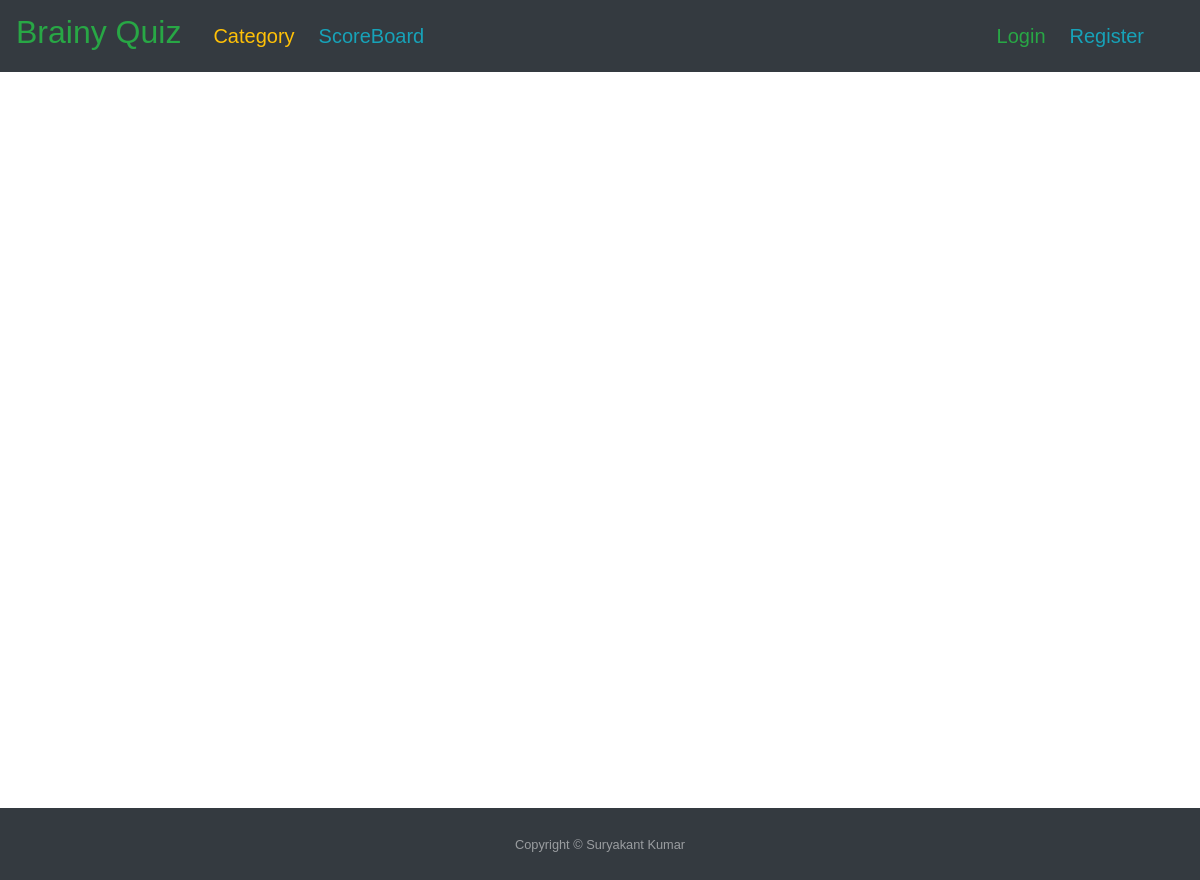
The page /category/6/ on the database as committed earlier.
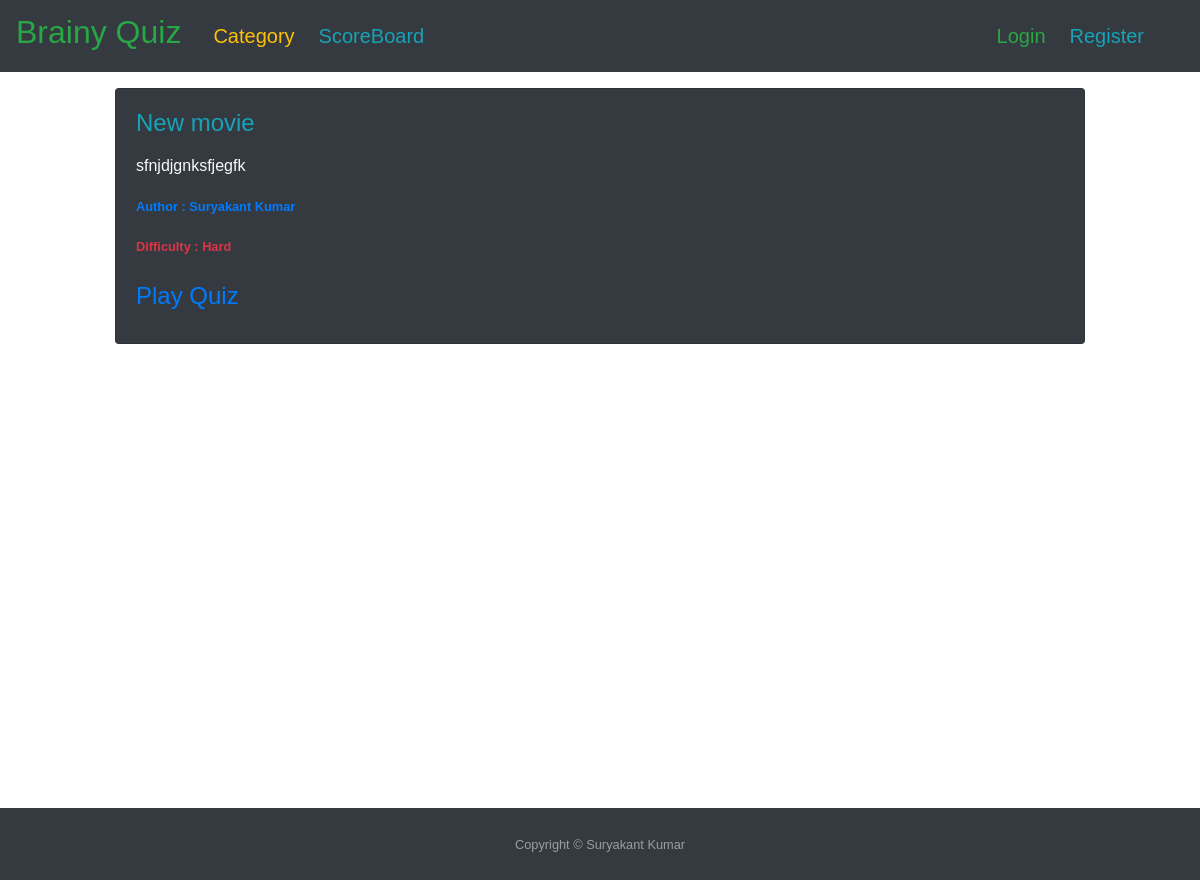
The same page on the database as committed later.
### quiz/models.py (models this page shows, shortened)
class Quiz(models.Model):
    difficulty_choices = [
        ('H', 'Hard'),
        ('M', 'Medium'),
        ('E', 'Easy')
    ]
    title = models.CharField(max_length=200)
    description = models.TextField(max_length=1000, blank=True, null=True)
    average_score = models.IntegerField(default=0, blank=True, null=True)
    difficulty = models.CharField(max_length=10, choices=difficulty_choices, default='F')
    date_posted = models.DateTimeField(default=timezone.now)
    author = models.ForeignKey(User, null=False, blank=False, on_delete=models.CASCADE)
    category = models.ForeignKey(Category, null=False, blank=False, on_delete=models.CASCADE)
    class Meta:
        ordering = ['-date_posted']

### quiz/views.py (the view)
# urls.py: path('category/<int:category_id>/', views.category_detail_view, name='category-detail'),
def category_detail_view(request, category_id):
    objects = Quiz.objects.filter(
        category__id=category_id).select_related('author')
    template_name = 'quiz/category_detail.html'
    context = {"related_quiz": objects}
    return render(request, template_name, context)

### quiz/templates/quiz/category_detail.html (shortened to what this page needs)
{% extends 'base.html' %}
{% block content %}
<div class="col-12 col-md-10 mb-3 mx-auto mt-3">
    {% for quiz in related_quiz %}
    <div class="card bg-dark text-light mb-1">
        <div class="card-body">
            <div class="mb-4">
                <h4 class="card-title text-info">
                    {{ quiz.title }}
                </h4>
                <p class="card-text">
                    {{ quiz.description|linebreaks }}
                </p>
                <p><small class="text-primary"><b>
                    Author : {{ quiz.author.first_name }} {{ quiz.author.last_name }}
                </b></small></p>
                <p><small class="text-danger"><b>
                    Difficulty : {{ quiz.get_difficulty_display }}
                </b></small></p>
            </div>
            <div>
                {% if user == quiz.author %}
                <div class="row">
                    <h4 class="card-title text-info col-4 col-sm-1">
                        <a href="{% url 'question-feature-ext' quiz.id %}">View</a>
                    </h4>
                    <h4 class="card-title text-info col-4 col-sm-2">
                        <a href="{% url 'question-create' quiz.id %}">Add Question</a>
                    </h4>
                </div>
                {% else %}
                <h4 class="card-title text-info">
                    <a href="{% url 'quiz-play' quiz.id %}">Play Quiz</a>
                </h4>
                {% endif %}
            </div>
        </div>
    </div>
    {% endfor %}
</div>
{% endblock %}

### templates/base.html (shortened to what this page needs)
<!doctype html>
<html lang="en">
<head>
    {% include 'bootstrap.html' %}
</head>
<body style="font-family: Comic Sans MS, cursive, sans-serif;" oncontextmenu="return false">
    <div>
        {% include 'navbar.html' %}
    </div>
    <div style="min-height: 90vh">
        {% block content %} {% endblock %}
    </div>
    <div>
        {% include 'footer.html' %}
    </div>
</body>
</html>

### templates/bootstrap.html (shortened to what this page needs)
    <link rel="stylesheet" href="https://stackpath.bootstrapcdn.com/bootstrap/4.3.1/css/bootstrap.min.css"
>

### templates/navbar.html (shortened to what this page needs)
<nav style="font-family: Comic Sans MS, cursive, sans-serif;" class="navbar navbar-dark bg-dark navbar-expand-lg">
    <a class="navbar-brand text-success mr-4" href="/">
        <h2>Brainy Quiz</h2>
    </a>
    <div class="collapse navbar-collapse" id="navbarSupportedContent">
        <ul class="navbar-nav mr-auto">
            <li class="nav-item active">
                <a class="nav-link mr-2 pb-0 text-warning" href="{% url 'category-list' %}">
                    <h5>Category</h5>
                </a>
            </li>
            <li class="nav-item active">
                <a class="nav-link mr-2 pb-0 text-info" href="{% url 'scoreboard' %}">
                    <h5>ScoreBoard</h5>
                </a>
            </li>
        </ul>
        <div class="navbar-nav mr-4">
            {% if user.is_authenticated %}
                <a class="nav-item nav-link active text-info pb-0 mr-2" href="{% url 'quiz-create' %}">
                    <h5>Create
                        Quiz</h5>
                </a>
                <a class="nav-item nav-link active text-warning pb-0 mr-2" href="{% url 'profile' %}">
                    <h5>{{ user.first_name }}</h5>
                </a>
                <a class="nav-item nav-link active text-danger pb-0 mr-2" href="{% url 'logout' %}">
                    <h5>Logout</h5>
                </a>
            {% else %}
                <a class="nav-item nav-link active text-success pb-0 mr-2" href="{% url 'login' %}">
                    <h5>Login</h5>
                </a>
                <a class="nav-item nav-link active text-info pb-0 mr-2" href="{% url 'register' %}">
                    <h5>Register</h5>
                </a>
            {% endif %}
        </div>
    </div>
</nav>

### templates/footer.html
<footer class="py-4 bg-dark text-white-50">
    <div class="container text-center">
        <small>
            Copyright © Suryakant Kumar
        </small>
    </div>
</footer>

Rows that differ between the two databases and show on the page:
added Quiz: title "New movie", description "sfnjdjgnksfjegfk", author.first_name "Suryakant", author.last_name "Kumar", difficulty "Hard", shows "Play Quiz"
